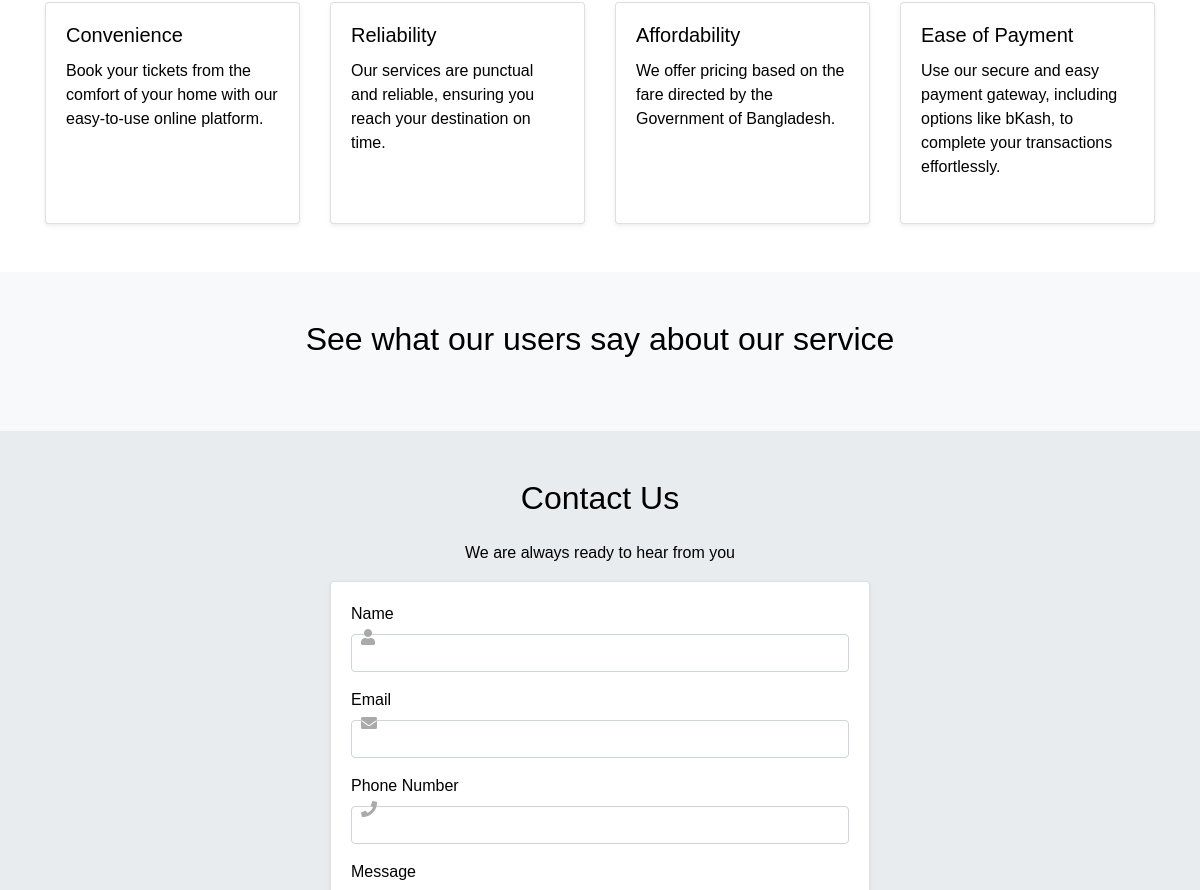
/ (middle part), run on an earlier commit of the app's database.
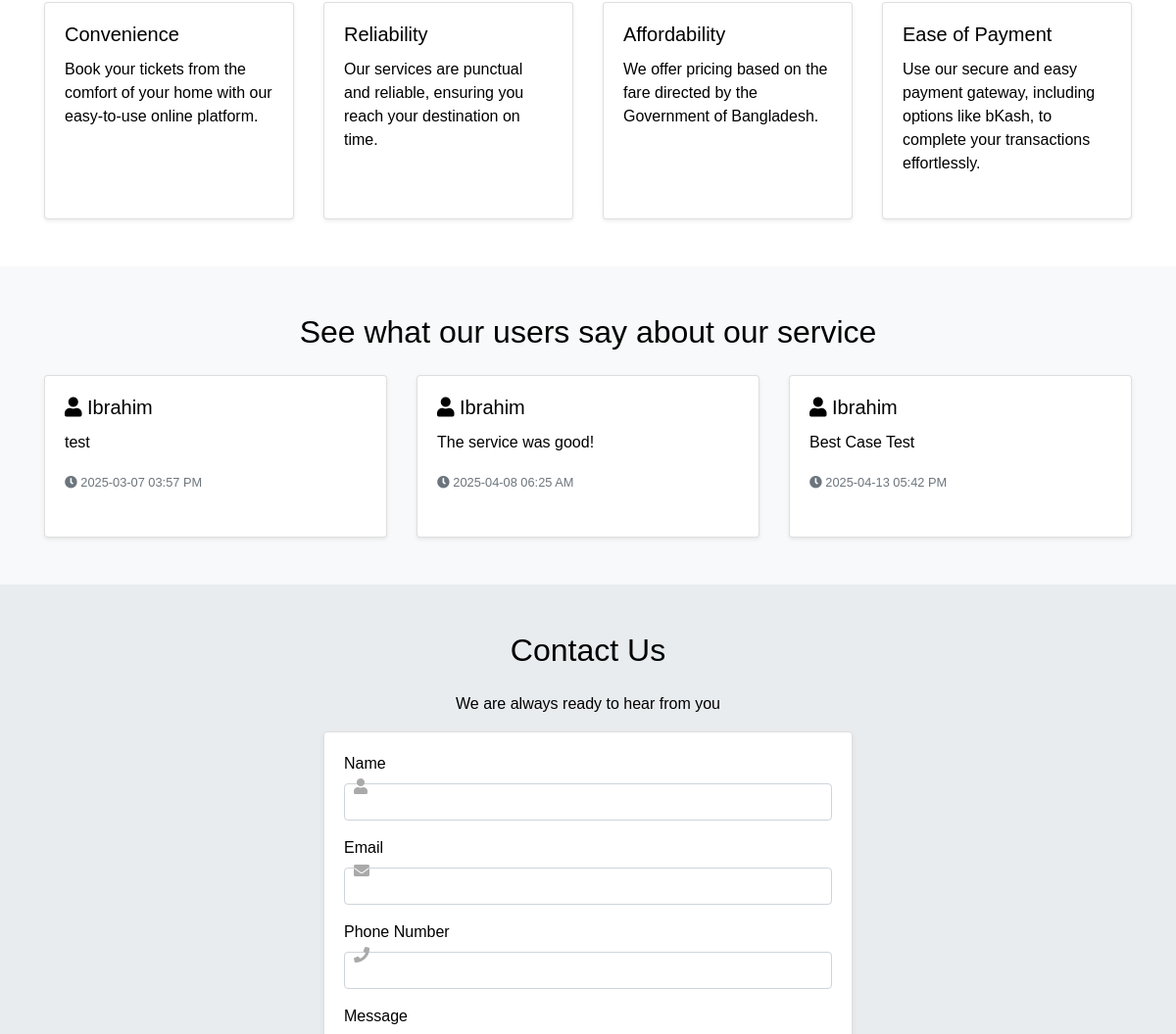
And on a later commit of the database.
### tables this page shows
CREATE TABLE `reviews` (
  `id` int(11) NOT NULL,
  `user_id` int(11) NOT NULL,
  `rating` int(11) NOT NULL CHECK (`rating` between 1 and 5),
  `comment` text NOT NULL,
  `created_at` timestamp NOT NULL DEFAULT current_timestamp(),
  `display_order` int(11) DEFAULT 0
);

CREATE TABLE `users` (
  `id` int(11) NOT NULL,
  `email` varchar(255) NOT NULL,
  `password` varchar(255) NOT NULL,
  `google_id` varchar(255) DEFAULT NULL,
  `name` varchar(255) DEFAULT NULL,
  `profile_image` varchar(255) DEFAULT NULL,
  `phone` varchar(20) DEFAULT NULL,
  `Address` varchar(255) NOT NULL
);

### index.php (the view, shortened to what the changed rows need)
<?php
include 'db.php';
?>
<!DOCTYPE html>
<html lang="en">
<head>
    <link href="https://stackpath.bootstrapcdn.com/bootstrap/4.5.2/css/bootstrap.min.css" rel="stylesheet">
    <link href="https://cdnjs.cloudflare.com/ajax/libs/font-awesome/5.15.3/css/all.min.css" rel="stylesheet">
</head>
<body>
    <section class="py-5 reviews-section">
        <div class="container">
            <h2 class="text-center mb-4">See what our users say about our service</h2>
            <div class="row">
                <?php
                $query = "SELECT reviews.*, users.name FROM reviews JOIN users ON reviews.user_id = users.id ORDER BY reviews.display_order ASC LIMIT 5";
                $result = mysqli_query($conn1, $query);
                while ($row = mysqli_fetch_assoc($result)) {
                    $formatted_date = date('Y-m-d h:i A', strtotime($row['created_at']));
                    echo '<div class="col-md-4">';
                    echo '<div class="card mb-4 shadow-sm h-100">';
                    echo '<div class="card-body">';
                    echo '<h5 class="card-title"><i class="fas fa-user"></i> ' . htmlspecialchars($row['name']) . '</h5>';
                    echo '<p class="card-text">' . htmlspecialchars($row['comment']) . '</p>';
                    echo '<p class="card-text"><small class="text-muted"><i class="fas fa-clock"></i> ' . htmlspecialchars($formatted_date) . '</small></p>';
                    echo '</div>';
                    echo '</div>';
                    echo '</div>';
                }
                ?>
            </div>
        </div>
    </section>
    <section class="py-5 contact-section">
        <div class="container">
            <h2 class="text-center mb-4">Contact Us</h2>
        </div>
    </section>
    <?php include 'footer.php'; ?>
</body>
</html>

What changed in the data, as far as the page shows it:
added reviews: user.name "Ibrahim", comment "test", created_at "2025-03-07 03:57 PM"
added reviews: user.name "Ibrahim", comment "The service was good!", created_at "2025-04-08 06:25 AM"
added reviews: user.name "Ibrahim", comment "Best Case Test", created_at "2025-04-13 05:42 PM"
